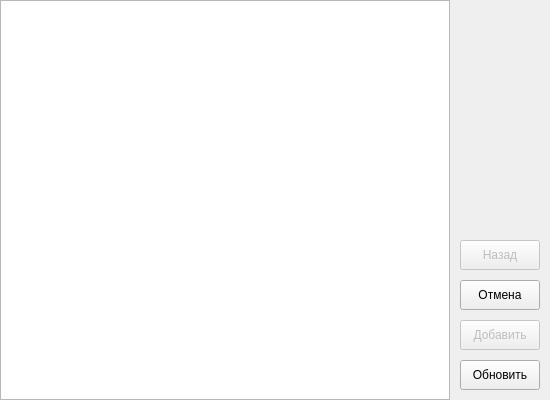
<?xml version="1.0" encoding="UTF-8"?>
<ui version="4.0">
 <class>SelectGroup</class>
 <widget class="QMainWindow" name="SelectGroup">
  <property name="geometry">
   <rect>
    <x>0</x>
    <y>0</y>
    <width>550</width>
    <height>400</height>
   </rect>
  </property>
  <property name="minimumSize">
   <size>
    <width>550</width>
    <height>400</height>
   </size>
  </property>
  <property name="maximumSize">
   <size>
    <width>550</width>
    <height>400</height>
   </size>
  </property>
  <property name="windowTitle">
   <string>Выбор группы</string>
  </property>
  <property name="windowIcon">
   <iconset resource="res.qrc">
    <normaloff>:/new/ico/ico/graphics-editor.png</normaloff>
    <disabledoff>:/new/icon/study.ico</disabledoff>:/new/ico/ico/graphics-editor.png</iconset>
  </property>
  <widget class="QWidget" name="centralWidget">
   <widget class="QListWidget" name="listWidget">
    <property name="geometry">
     <rect>
      <x>0</x>
      <y>0</y>
      <width>450</width>
      <height>400</height>
     </rect>
    </property>
    <property name="font">
     <font>
      <pointsize>12</pointsize>
      <stylestrategy>PreferAntialias</stylestrategy>
     </font>
    </property>
    <property name="focusPolicy">
     <enum>Qt::WheelFocus</enum>
    </property>
    <property name="movement">
     <enum>QListView::Static</enum>
    </property>
    <property name="flow">
     <enum>QListView::TopToBottom</enum>
    </property>
    <property name="isWrapping" stdset="0">
     <bool>true</bool>
    </property>
    <property name="resizeMode">
     <enum>QListView::Adjust</enum>
    </property>
    <property name="layoutMode">
     <enum>QListView::Batched</enum>
    </property>
    <property name="viewMode">
     <enum>QListView::ListMode</enum>
    </property>
    <property name="wordWrap">
     <bool>false</bool>
    </property>
    <property name="selectionRectVisible">
     <bool>false</bool>
    </property>
    <property name="currentRow">
     <number>-1</number>
    </property>
    <property name="sortingEnabled">
     <bool>true</bool>
    </property>
   </widget>
   <widget class="QPushButton" name="addButton">
    <property name="enabled">
     <bool>false</bool>
    </property>
    <property name="geometry">
     <rect>
      <x>460</x>
      <y>320</y>
      <width>80</width>
      <height>30</height>
     </rect>
    </property>
    <property name="text">
     <string>Добавить</string>
    </property>
   </widget>
   <widget class="QPushButton" name="cancelButton">
    <property name="geometry">
     <rect>
      <x>460</x>
      <y>280</y>
      <width>80</width>
      <height>30</height>
     </rect>
    </property>
    <property name="text">
     <string>Отмена</string>
    </property>
   </widget>
   <widget class="QPushButton" name="backButton">
    <property name="enabled">
     <bool>false</bool>
    </property>
    <property name="geometry">
     <rect>
      <x>460</x>
      <y>240</y>
      <width>80</width>
      <height>30</height>
     </rect>
    </property>
    <property name="text">
     <string>Назад</string>
    </property>
   </widget>
   <widget class="QPushButton" name="refreshButton">
    <property name="enabled">
     <bool>true</bool>
    </property>
    <property name="geometry">
     <rect>
      <x>460</x>
      <y>360</y>
      <width>80</width>
      <height>30</height>
     </rect>
    </property>
    <property name="text">
     <string>Обновить</string>
    </property>
   </widget>
   <widget class="QLabel" name="image">
    <property name="enabled">
     <bool>true</bool>
    </property>
    <property name="geometry">
     <rect>
      <x>0</x>
      <y>0</y>
      <width>451</width>
      <height>401</height>
     </rect>
    </property>
    <property name="text">
     <string/>
    </property>
   </widget>
  </widget>
 </widget>
 <layoutdefault spacing="6" margin="11"/>
 <resources>
  <include location="res.qrc"/>
 </resources>
 <connections/>
</ui>
